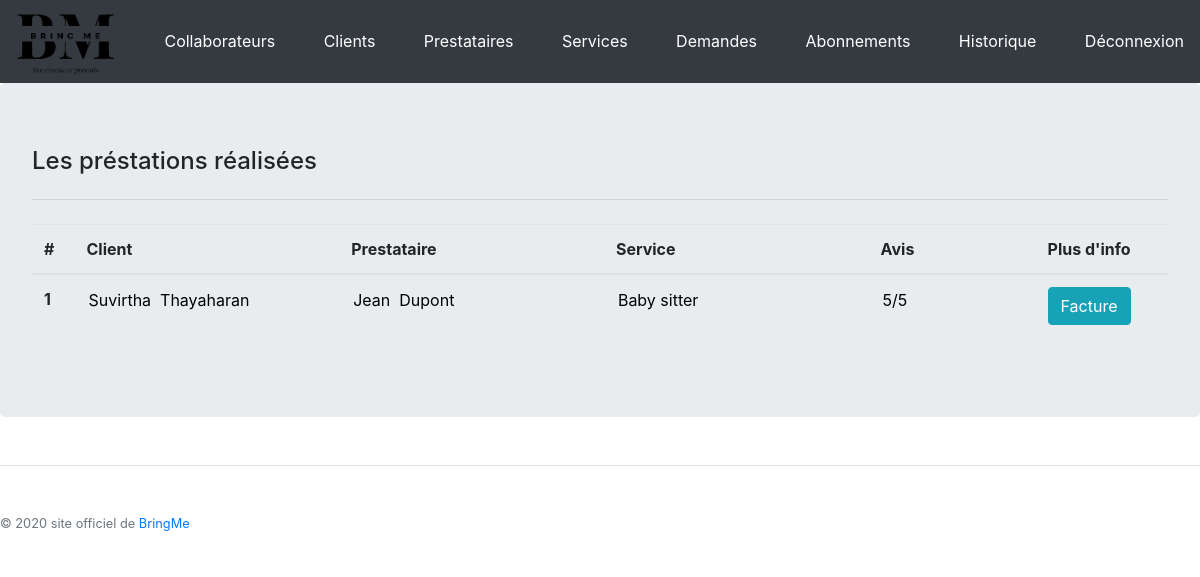
Page /back/history.php (signed in) on the earlier database version.
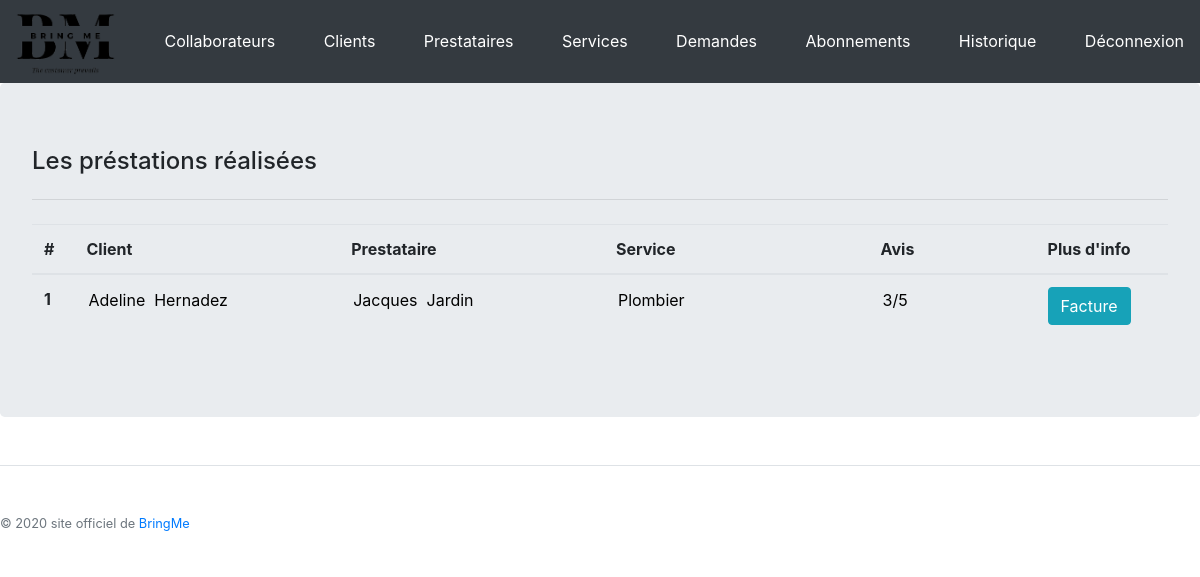
Same page on the later database version.
### tables this page shows
CREATE TABLE IF NOT EXISTS `DELIVERY` (
  `idDelivery` INT AUTO_INCREMENT,
  `deliveryDateStart` DATE,
  `deliveryDateEnd` DATE,
  `deliveryHourStart` TIME,
  `deliveryState` INT,
  `deliveryRate` INT,
  `idService` INT,
  `idProvider` INT,
  `idBill` INT,
  `deliveryHourEnd` TIME,
  PRIMARY KEY (`idDelivery`),
  INDEX `PROVISION_SERVICE_FK` (`idService` ASC),
  INDEX `PROVISION_PROVIDER_FK` (`idProvider` ASC),
  INDEX `PROVISION_BILL_FK` (`idBill` ASC),
  CONSTRAINT `PROVISION_SERVICE_FK`
    FOREIGN KEY (`idService`)
    REFERENCES `SERVICE` (`idService`)
    ON DELETE CASCADE,
  CONSTRAINT `PROVISION_PROVIDER_FK`
    FOREIGN KEY (`idProvider`)
    REFERENCES `PROVIDER` (`idProvider`)
    ON DELETE CASCADE,
  CONSTRAINT `PROVISION_BILL_FK`
    FOREIGN KEY (`idBill`)
    REFERENCES `BILL` (`idBill`)
    ON DELETE CASCADE);

CREATE TABLE IF NOT EXISTS `USER` (
  `idUser` INT AUTO_INCREMENT,
  `userEmail` VARCHAR(50) NOT NULL,
  `userPassword` VARCHAR(255) NOT NULL,
  `userFirstName` VARCHAR(50),
  `userLastName` VARCHAR(50),
  `userBirth` DATE,
  `userAddress` VARCHAR(250),
  `userIdCity` INT,
  `userPhone` VARCHAR(20),
  `userPrivilege` INT,
  `userIp` VARCHAR(50),
  `userAgent` VARCHAR(500),
  `userAnnulation` INT,
  `state` TINYINT(1),
  `idSubscription` INT,
  `subStart` DATE,
  `subEnd` DATE,
  `subHourLeft` FLOAT,
  `userGuid` char(36),
  PRIMARY KEY (`idUser`),
  INDEX `fk_USER_SUBSCRIPTION1_idx` (`idSubscription` ASC),
  CONSTRAINT `fk_USER_SUBSCRIPTION1`
    FOREIGN KEY (`idSubscription`)
    REFERENCES `SUBSCRIPTION` (`idSub`)
    ON DELETE NO ACTION
    ON UPDATE NO ACTION,
  INDEX `USER_CITY_FK` (`userIdCity` ASC),
  CONSTRAINT `USER_CITY_FK`
      FOREIGN KEY (`userIdCity`)
      REFERENCES `CITY` (`idCity`)
      ON DELETE CASCADE);

CREATE TABLE IF NOT EXISTS `PROVIDER` (
  `idProvider` INT AUTO_INCREMENT,
  `providerFirstName` VARCHAR(50),
  `providerLastName` VARCHAR(45),
  `providerPhone` VARCHAR(20),
  `providerEmail` VARCHAR(50) NOT NULL,
  `providerPassword` VARCHAR(255) NOT NULL,
  `providerAddress` VARCHAR(250),
  `providerIdCity` INT,
  `companyName` VARCHAR(45),
  `providerRate` FLOAT,
  `providerAnnulation` INT,
  `state` TINYINT(1),
  `providerGuid` char(36),
  PRIMARY KEY (`idProvider`),
  INDEX `PROVIDER_CITY_FK` (`providerIdCity` ASC),
  CONSTRAINT `PROVIDER_CITY_FK`
    FOREIGN KEY (`providerIdCity`)
    REFERENCES `CITY` (`idCity`)
    ON DELETE CASCADE);

CREATE TABLE IF NOT EXISTS `SERVICE` (
  `idService` INT AUTO_INCREMENT,
  `serviceTitle` VARCHAR(50),
  `servicePrice` FLOAT,
  `serviceDescription` TEXT,
  `serviceImage` VARCHAR(100),
  PRIMARY KEY (`idService`)
);

### back/history.php (the view, shortened to what this page needs)
<?php include('../include/config.php');
$query = $pdo->prepare('SELECT * FROM DELIVERY INNER JOIN SERVICE ON SERVICE.idService = DELIVERY.idService INNER JOIN PROVIDER ON PROVIDER.idProvider = DELIVERY.idProvider INNER JOIN BILL ON BILL.idBill = DELIVERY.idBill INNER JOIN USER ON USER.idUser = BILL.idUser WHERE DELIVERY.deliveryState = 1 OR DELIVERY.deliveryState = 0');
$query->execute();
$resultats = $query->fetchAll();
?>
<!DOCTYPE html>
<html>
<head>
  <link rel="stylesheet" href="../css/bootstrap.min.css">
  <link rel="stylesheet" href="../css/inscription.css">
</head>
<body>
 <?php include('../include/config.php');
 include('../css/linkCss.php');
 include('include/headerBack.php');
 ?>
<div class="jumbotron table-responsive-xl">
        <h4>Les préstations réalisées</h4>
        <hr class="my-4">
 <table class="table table-hover">
    <thead>
      <tr>
        <th scope="col">#</th>
        <th scope="col">Client</th>
        <th scope="col">Prestataire</th>
        <th scope="col">Service</th>
        <th scope="col">Avis</th>
        <th scope="col">Plus d'info</th>
      </tr>
    </thead>
  <?php foreach ($resultats as $delivery) { ?>
        <tbody>
          <tr>
              <th scope="row"><?php echo $delivery['idDelivery']; ?></th>
                  <td>
                    <input type="text" class="inputHistory" name="user" value="<?php echo $delivery['userFirstName']. '  '. $delivery['userLastName']; ?>">
                  </td>
                  <td>
                    <input type="text" class="inputHistory" name="provider" value="<?php echo $delivery['providerFirstName'].'  '.$delivery['providerLastName']; ?>">
                  </td>
                  <td>
                    <input type="text" class="inputHistory" name="service" value="<?php echo $delivery['serviceTitle']; ?>">
                  </td>
                  <td>
                    <input type="text" class="input" name="avis" value="<?php echo $delivery['deliveryRate']; ?>/5">
                  </td>
                  <td>
                    <a class="btn btn-info" target="_blank" href="../pdfGenerator.php?idBill=<?=$delivery['idBill']?>&userGuid=<?=$delivery['userGuid']?>">Facture</a>
                  </td>
          </tr>
        </tbody>
  <?php
        } ?>
</table>
</div>
  <?php include('../include/footer.php'); ?>
</body>
</html>

### css/linkCss.php (shortened to what this page needs)
<link rel="stylesheet" href="https://stackpath.bootstrapcdn.com/bootstrap/4.4.1/css/bootstrap.min.css"
integrity="sha384-Vkoo8x4CGsO3+Hhxv8T/Q5PaXtkKtu6ug5TOeNV6gBiFeWPGFN9MuhOf23Q9Ifjh">
<link rel="stylesheet" href="css/header.css">

### back/include/headerBack.php
<link rel="stylesheet" href="../css/header.css">
<link rel="stylesheet" href="../css/back.css">
<header>
  <nav class="navbar navbar-dark bg-dark">
    <a href="indexBack.php"> <img src="../images/logo.png"></a>
  	 <a href="employee.php">Collaborateurs </a>
     <a href="user.php">Clients</a>
     <a href="provider.php">Prestataires</a>
     <a href="service.php">Services</a>
     <a href="request.php">Demandes</a>
     <a href="subscription.php">Abonnements </a>
     <a href="history.php">Historique </a>
    <a href="../PHP/deconnexion.php"> Déconnexion </span></a>
  </nav>
</header>

### include/footer.php (shortened to what this page needs)
<footer class="pt-4 my-md-5 pt-md-5 border-top">
   <div class="row">
     <div class="col-12 col-md">
       <small class="d-block mb-3 text-muted">	<p> © <?php echo date('Y'); ?> site officiel de <a class="lien" href="../index.php"> BringMe </a></p>
	</small>
     </div>
   </div>
</footer>

### css/header.css (style rules this page uses)
img { max-height: 100px; max-width: 100px; }
header a { text-decoration: none; color: white; }

### css/back.css (style rules this page uses)
input { background-color:transparent; border: 0px solid; }
.input { width: 111px; }
.inputHistory { width: 190px; }

Differences in the rows shown:
changed delivery id 1: user "Suvirtha Thayaharan" → "Adeline Hernadez"; provider "Jean Dupont" → "Jacques Jardin"; service "Baby sitter" → "Plombier"; avis "5/5" → "3/5"
